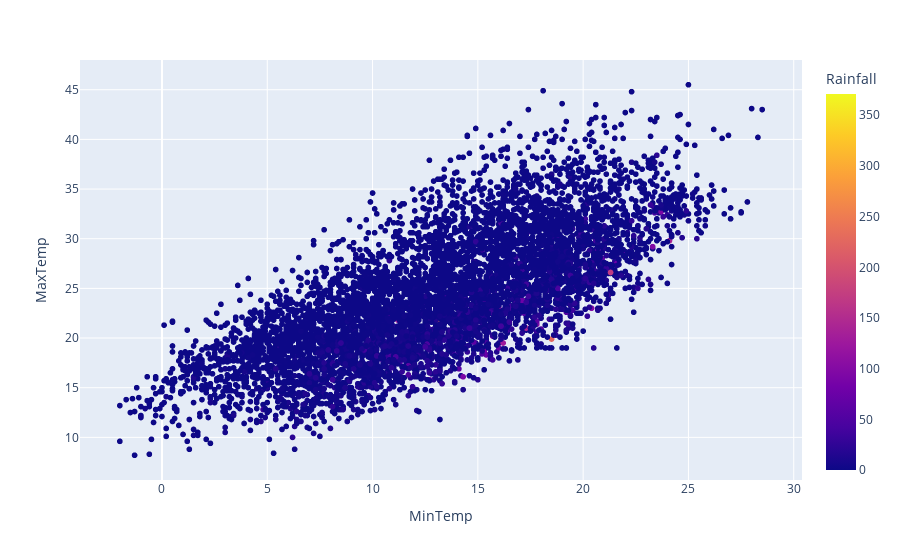

The cell this chart's notebook holds for it:
### Code cell
px.scatter(df, x="MinTemp", y="MaxTemp", color="Rainfall")

### Figure 1 — Plotly figure (JSON) as saved in the notebook; plotly's stock layout.template omitted (floating-point values rounded to 4 significant figures; data arrays with more than 128 entries replaced by an {"elided": "..."} marker saying what was removed)
{"data": [{"hovertemplate": "MinTemp=%{x}<br>MaxTemp=%{y}<br>Rainfall=%{marker.color}<extra></extra>", "legendgroup": "", "marker": {"color": {"elided": "6762 float values"}, "coloraxis": "coloraxis", "symbol": "circle"}, "mode": "markers", "name": "", "showlegend": false, "type": "scattergl", "x": {"elided": "6762 float values"}, "xaxis": "x", "y": {"elided": "6762 float values"}, "yaxis": "y"}], "layout": {"coloraxis": {"colorbar": {"title": {"text": "Rainfall"}}, "colorscale": [[0, "#0d0887"], [0.1111, "#46039f"], [0.2222, "#7201a8"], [0.3333, "#9c179e"], [0.4444, "#bd3786"], [0.5556, "#d8576b"], [0.6667, "#ed7953"], [0.7778, "#fb9f3a"], [0.8889, "#fdca26"], [1, "#f0f921"]]}, "legend": {"tracegroupgap": 0}, "margin": {"t": 60}, "xaxis": {"anchor": "y", "domain": [0, 1], "title": {"text": "MinTemp"}}, "yaxis": {"anchor": "x", "domain": [0, 1], "title": {"text": "MaxTemp"}}}}
